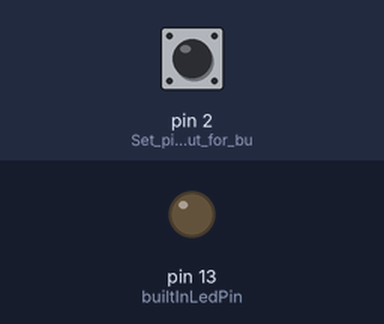
Bench run of a sketch on a simulated Arduino Uno, built with avr-gcc and run on an emulated ATmega328P. Shown: output pins drawn as LEDs (lit = HIGH). Inputs (shaded band) come from the test bench; at power-on: pin 2 (Set_pin_2_as_input_for_bu) HIGH.

Above: at 1.2 s.
1.3 s: pin 2 (Set_pin_2_as_input_for_bu) pulled LOW for 0.15 s
At 2.1 s:
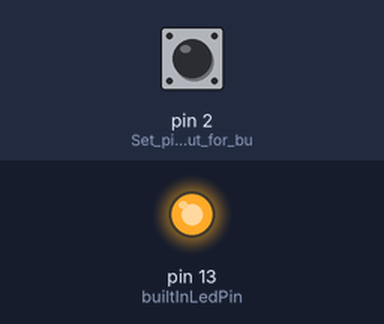
Timing chart, 0 to 10.4 s (numbered marks = the images above; inputs shaded):
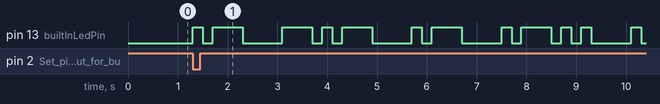

Measured:
- after the input at 1.3 s, pin 13 (builtInLedPin): LOW → HIGH at once, → LOW 0.20 s later, → HIGH 0.20 s later, → LOW 0.60 s later, … (24 changes in this stretch)

The sketch:

BlinkName.ino
```cpp
// Define constants for LED pin and blink durations
const int builtInLedPin = LED_BUILTIN;
const int dotBlinkDuration = 200; // Duration for a dot blink
const int dashBlinkDuration = 3 * dotBlinkDuration; // Duration for a dash blink
const int letterDelay = 3 * dotBlinkDuration; // Delay between letters

void setup() {
  Serial.begin(9600); // Initialize serial communication
  pinMode(builtInLedPin, OUTPUT); // Set LED pin as output
  pinMode(2, INPUT); // Set pin 2 as input for button
}

void loop() {
  int buttonPin = digitalRead(2); // Read the state of the button
  if (buttonPin == 0) { // If button is pressed
    blinkMorse("AKALJOT"); // call function to blink morse code of any string
  }
}

// Function to blink a dot
void blinkDot() {
  digitalWrite(builtInLedPin, HIGH); // Turn LED on
  delay(dotBlinkDuration); // Wait for dot duration
  digitalWrite(builtInLedPin, LOW); // Turn LED off
  delay(dotBlinkDuration); // Wait for dot duration
}

// Function to blink a dash
void blinkDash() {
  digitalWrite(builtInLedPin, HIGH); // Turn LED on
  delay(dashBlinkDuration); // Wait for dash duration
  digitalWrite(builtInLedPin, LOW); // Turn LED off
  delay(dotBlinkDuration); // Wait for dot duration
}

// Function to blink Morse code for a given text
void blinkMorse(String text) {
  for (int i = 0; i < text.length(); i++) { // Loop through each character in the text
    char c = text.charAt(i); // Get the current character
    blinkCharacter(c); // Blink the Morse code for the character
    delay(letterDelay); // Wait for letter delay
  }
}

// Function to blink Morse code for a given character
void blinkCharacter(char c) {
  switch (c) {
    case 'A': blinkDot(); blinkDash(); break;
    case 'B': blinkDash(); blinkDot(); blinkDot(); blinkDot(); break;
    case 'C': blinkDash(); blinkDot(); blinkDash(); blinkDot(); break;
    case 'D': blinkDash(); blinkDot(); blinkDot(); break;
    case 'E': blinkDot(); break;
    case 'F': blinkDot(); blinkDot(); blinkDash(); blinkDot(); break;
    case 'G': blinkDash(); blinkDash(); blinkDot(); break;
    case 'H': blinkDot(); blinkDot(); blinkDot(); blinkDot(); break;
    case 'I': blinkDot(); blinkDot(); break;
    case 'J': blinkDot(); blinkDash(); blinkDash(); blinkDash(); break;
    case 'K': blinkDash(); blinkDot(); blinkDash(); break;
    case 'L': blinkDot(); blinkDash(); blinkDot(); blinkDot(); break;
    case 'M': blinkDash(); blinkDash(); break;
    case 'N': blinkDash(); blinkDot(); break;
    case 'O': blinkDash(); blinkDash(); blinkDash(); break;
    case 'P': blinkDot(); blinkDash(); blinkDash(); blinkDot(); break;
    case 'Q': blinkDash(); blinkDash(); blinkDot(); blinkDash(); break;
    case 'R': blinkDot(); blinkDash(); blinkDot(); break;
    case 'S': blinkDot(); blinkDot(); blinkDot(); break;
    case 'T': blinkDash(); break;
    case 'U': blinkDot(); blinkDot(); blinkDash(); break;
    case 'V': blinkDot(); blinkDot(); blinkDot(); blinkDash(); break;
    case 'W': blinkDot(); blinkDash(); blinkDash(); break;
    case 'X': blinkDash(); blinkDot(); blinkDot(); blinkDash(); break;
    case 'Y': blinkDash(); blinkDot(); blinkDash(); blinkDash(); break;
    case 'Z': blinkDash(); blinkDash(); blinkDot(); blinkDot(); break;
  }
}
```
